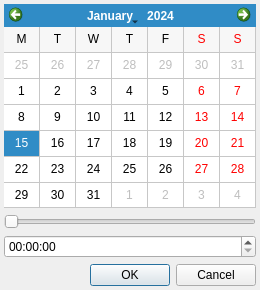
<?xml version="1.0" encoding="UTF-8"?>
<ui version="4.0">
 <class>QEPvLoadSaveTimeDialog</class>
 <widget class="QWidget" name="QEPvLoadSaveTimeDialog">
  <property name="geometry">
   <rect>
    <x>0</x>
    <y>0</y>
    <width>260</width>
    <height>290</height>
   </rect>
  </property>
  <property name="windowTitle">
   <string>Date Time Select</string>
  </property>
  <layout class="QVBoxLayout" name="verticalLayout_2">
   <property name="margin">
    <number>0</number>
   </property>
   <item>
    <widget class="QFrame" name="frame">
     <property name="minimumSize">
      <size>
       <width>260</width>
       <height>290</height>
      </size>
     </property>
     <property name="maximumSize">
      <size>
       <width>266</width>
       <height>300</height>
      </size>
     </property>
     <layout class="QVBoxLayout" name="verticalLayout">
      <property name="margin">
       <number>4</number>
      </property>
      <item>
       <widget class="QCalendarWidget" name="dateCalendar">
        <property name="sizePolicy">
         <sizepolicy hsizetype="Preferred" vsizetype="Preferred">
          <horstretch>0</horstretch>
          <verstretch>0</verstretch>
         </sizepolicy>
        </property>
        <property name="minimumSize">
         <size>
          <width>240</width>
          <height>180</height>
         </size>
        </property>
        <property name="minimumDate">
         <date>
          <year>2005</year>
          <month>8</month>
          <day>1</day>
         </date>
        </property>
        <property name="maximumDate">
         <date>
          <year>2099</year>
          <month>12</month>
          <day>31</day>
         </date>
        </property>
        <property name="firstDayOfWeek">
         <enum>Qt::Monday</enum>
        </property>
        <property name="gridVisible">
         <bool>true</bool>
        </property>
        <property name="horizontalHeaderFormat">
         <enum>QCalendarWidget::SingleLetterDayNames</enum>
        </property>
        <property name="verticalHeaderFormat">
         <enum>QCalendarWidget::NoVerticalHeader</enum>
        </property>
        <property name="dateEditAcceptDelay">
         <number>500</number>
        </property>
       </widget>
      </item>
      <item>
       <widget class="QSlider" name="timeSlider">
        <property name="maximum">
         <number>239</number>
        </property>
        <property name="orientation">
         <enum>Qt::Horizontal</enum>
        </property>
       </widget>
      </item>
      <item>
       <widget class="QTimeEdit" name="timeEdit"/>
      </item>
      <item>
       <widget class="QDialogButtonBox" name="buttonBox">
        <property name="minimumSize">
         <size>
          <width>168</width>
          <height>0</height>
         </size>
        </property>
        <property name="standardButtons">
         <set>QDialogButtonBox::Cancel|QDialogButtonBox::Ok</set>
        </property>
       </widget>
      </item>
     </layout>
    </widget>
   </item>
  </layout>
 </widget>
 <resources/>
 <connections/>
</ui>
